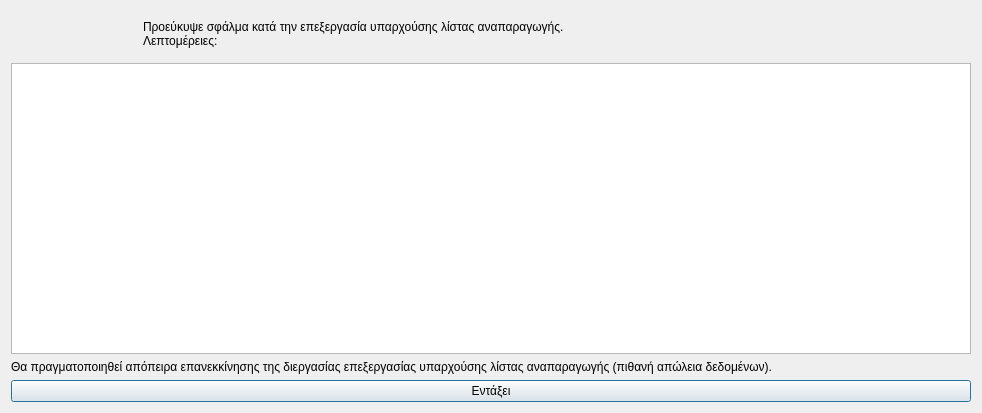
<?xml version="1.0" encoding="UTF-8"?>
<ui version="4.0">
 <class>Dialog</class>
 <widget class="QDialog" name="Dialog">
  <property name="geometry">
   <rect>
    <x>0</x>
    <y>0</y>
    <width>982</width>
    <height>413</height>
   </rect>
  </property>
  <property name="windowTitle">
   <string>Σφάλμα κατά την επεξεργασία λίστας αναπαραγωγής</string>
  </property>
  <property name="windowIcon">
   <iconset resource="../../../icons.qrc">
    <normaloff>:/rest-windows/assets/images/rest-windows/information.png</normaloff>:/rest-windows/assets/images/rest-windows/information.png</iconset>
  </property>
  <layout class="QGridLayout" name="gridLayout">
   <item row="0" column="0">
    <widget class="QFrame" name="frame">
     <property name="styleSheet">
      <string notr="true">QFrame{border:0px;}</string>
     </property>
     <property name="frameShape">
      <enum>QFrame::StyledPanel</enum>
     </property>
     <property name="frameShadow">
      <enum>QFrame::Raised</enum>
     </property>
     <layout class="QHBoxLayout" name="horizontalLayout">
      <item>
       <widget class="QLabel" name="image_label">
        <property name="maximumSize">
         <size>
          <width>117</width>
          <height>117</height>
         </size>
        </property>
        <property name="text">
         <string/>
        </property>
        <property name="pixmap">
         <pixmap resource="../../../icons.qrc">:/rest-windows/assets/images/rest-windows/information.png</pixmap>
        </property>
        <property name="scaledContents">
         <bool>true</bool>
        </property>
       </widget>
      </item>
      <item>
       <widget class="QLabel" name="label">
        <property name="text">
         <string>Προεύκυψε σφάλμα κατά την επεξεργασία υπαρχούσης λίστας αναπαραγωγής.
Λεπτομέρειες:</string>
        </property>
        <property name="alignment">
         <set>Qt::AlignJustify|Qt::AlignVCenter</set>
        </property>
       </widget>
      </item>
     </layout>
    </widget>
   </item>
   <item row="3" column="0">
    <widget class="QPushButton" name="ok">
     <property name="text">
      <string>Εντάξει</string>
     </property>
     <property name="icon">
      <iconset resource="../../../icons.qrc">
       <normaloff>:/rest-windows/assets/images/rest-windows/ok.png</normaloff>:/rest-windows/assets/images/rest-windows/ok.png</iconset>
     </property>
    </widget>
   </item>
   <item row="1" column="0">
    <widget class="QPlainTextEdit" name="details"/>
   </item>
   <item row="2" column="0">
    <widget class="QLabel" name="label_2">
     <property name="text">
      <string>Θα πραγματοποιηθεί απόπειρα επανεκκίνησης της διεργασίας επεξεργασίας υπαρχούσης λίστας αναπαραγωγής (πιθανή απώλεια δεδομένων).</string>
     </property>
     <property name="alignment">
      <set>Qt::AlignJustify|Qt::AlignVCenter</set>
     </property>
    </widget>
   </item>
  </layout>
 </widget>
 <tabstops>
  <tabstop>details</tabstop>
  <tabstop>ok</tabstop>
 </tabstops>
 <resources>
  <include location="../../../icons.qrc"/>
  <include location="../../../icons.qrc"/>
 </resources>
 <connections/>
</ui>
